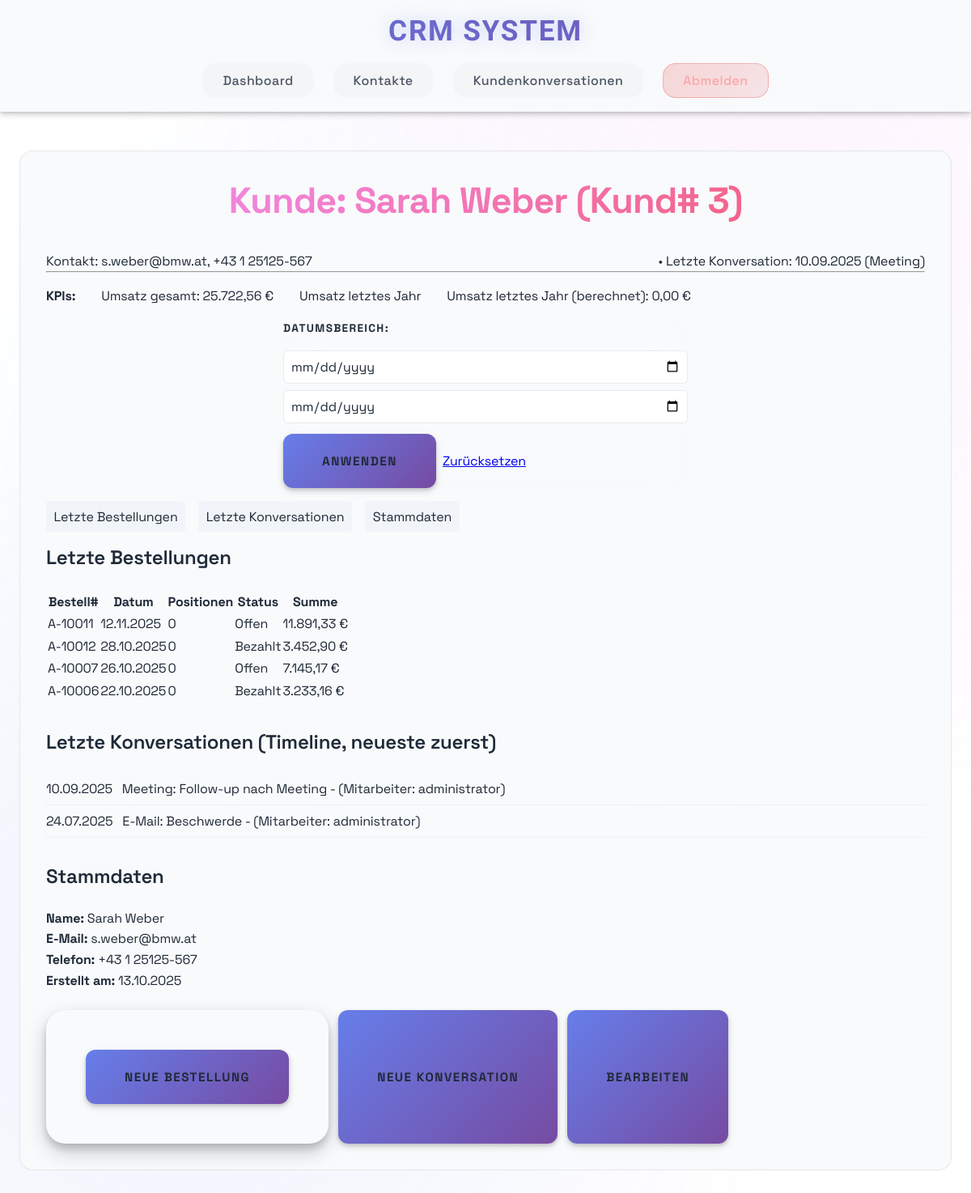
Before: /customers/3 (signed in) with the older database file.
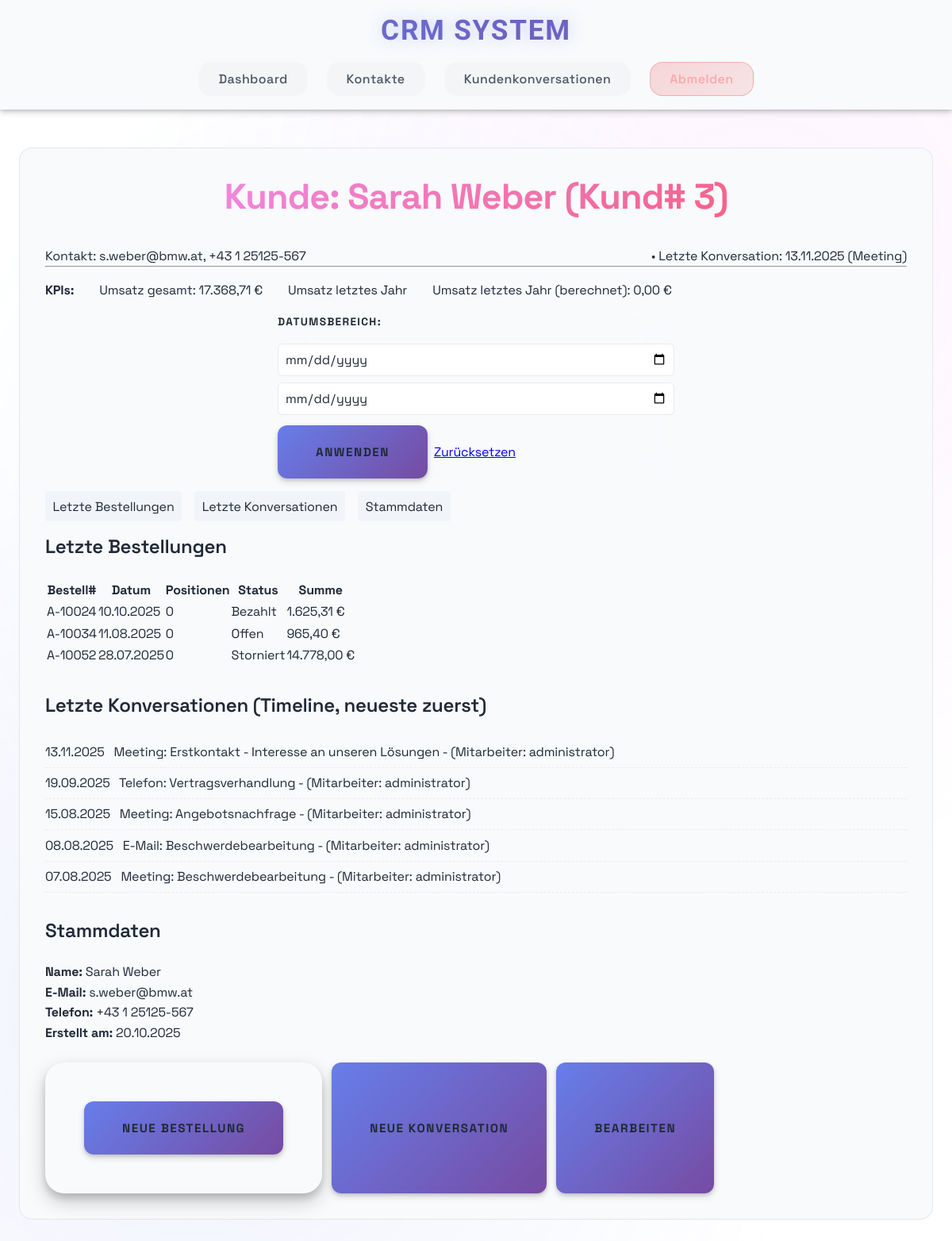
After: the same page with the newer database file.
### models.py (models this page shows)
class Conversation(db.Model):
    __tablename__ = "conversations"
    id = db.Column(Integer, primary_key=True, autoincrement=True)
    customer_id = db.Column(Integer, ForeignKey("customers.id", ondelete="CASCADE"), nullable=False)
    user_id = db.Column(Integer, ForeignKey("users.id"))
    channel = db.Column(
        SAEnum("Telefon", "E-Mail", "Meeting", "Chat", name="conversation_channel", native_enum=False, create_constraint=True, validate_strings=True),
        nullable=False,
    )
    subject = db.Column(String(255))
    notes = db.Column(Text)
    conversation_time = db.Column(DateTime, nullable=False)
    customer = db.relationship("Customer", back_populates="conversations")
    user = db.relationship("User", back_populates="conversations")
    __table_args__ = (
        Index("idx_conversations_time", "conversation_time"),
        Index("idx_conversations_customer_time", "customer_id", "conversation_time"),
    )

class Order(db.Model):
    __tablename__ = "orders"
    id = db.Column(Integer, primary_key=True, autoincrement=True)
    customer_id = db.Column(Integer, ForeignKey("customers.id", ondelete="CASCADE"), nullable=False)
    order_date = db.Column(DateTime, nullable=False)
    status = db.Column(
        SAEnum("Offen", "Bezahlt", "Storniert", name="order_status", native_enum=False, create_constraint=True, validate_strings=True),
        nullable=False,
        default="Offen",
    )
    total_amount = db.Column(Numeric(10, 2), nullable=False)
    customer = db.relationship("Customer", back_populates="orders")
    items = db.relationship("OrderItem", back_populates="order", cascade="all, delete-orphan")
    __table_args__ = (
        Index("idx_orders_date", "order_date"),
        Index("idx_orders_customer_date", "customer_id", "order_date"),
    )

class User(db.Model):
    __tablename__ = "users"
    id = db.Column(Integer, primary_key=True, autoincrement=True)
    name = db.Column(String(100), nullable=False)
    email = db.Column(String(255), unique=True)
    password_hash = db.Column(String(255))
    role = db.Column(
        SAEnum("Schüler", "Lehrer", "Admin", name="user_role", native_enum=False, create_constraint=True, validate_strings=True),
        nullable=True,
        default="Schüler",
    )
    conversations = db.relationship("Conversation", back_populates="user")

class Customer(db.Model):
    __tablename__ = "customers"
    id = db.Column(Integer, primary_key=True, autoincrement=True)
    first_name = db.Column(String(100), nullable=False)
    last_name = db.Column(String(100), nullable=False)
    email = db.Column(String(255), unique=True)
    phone = db.Column(String(50))
    created_at = db.Column(DateTime, default=datetime.utcnow, nullable=False)
    orders = db.relationship("Order", back_populates="customer", cascade="all, delete-orphan")
    conversations = db.relationship("Conversation", back_populates="customer", cascade="all, delete-orphan")

### app.py (the view)
@app.route('/customers/<int:customer_id>')
@login_required
def customer_detail(customer_id):
    from datetime import datetime, timedelta
    from sqlalchemy import func
    customer = Customer.query.get_or_404(customer_id)
    start_str = request.args.get('start')
    end_str = request.args.get('end')
    start_dt = None
    end_dt = None
    try:
        if start_str:
            start_dt = datetime.fromisoformat(start_str)
        if end_str:
            end_dt = datetime.fromisoformat(end_str)
            end_dt = end_dt + timedelta(hours=23, minutes=59, seconds=59)
    except Exception:
        start_dt = None
        end_dt = None
    orders_query = Order.query.filter_by(customer_id=customer.id)
    if start_dt:
        orders_query = orders_query.filter(Order.order_date >= start_dt)
    if end_dt:
        orders_query = orders_query.filter(Order.order_date <= end_dt)
    recent_orders = orders_query.order_by(Order.order_date.desc()).limit(10).all()
    total_query = db.session.query(func.coalesce(func.sum(Order.total_amount), 0)).filter(Order.customer_id == customer.id)
    if start_dt:
        total_query = total_query.filter(Order.order_date >= start_dt)
    if end_dt:
        total_query = total_query.filter(Order.order_date <= end_dt)
    total_revenue = float(total_query.scalar() or 0)
    now = datetime.now()
    last_year_start = datetime(now.year - 1, 1, 1)
    last_year_end = datetime(now.year - 1, 12, 31, 23, 59, 59)
    last_year_query = db.session.query(func.coalesce(func.sum(Order.total_amount), 0)).filter(Order.customer_id == customer.id, Order.order_date >= last_year_start, Order.order_date <= last_year_end)
    revenue_last_year = float(last_year_query.scalar() or 0)
    conversations_list = Conversation.query.filter_by(customer_id=customer.id).order_by(Conversation.conversation_time.desc()).limit(10).all()
    last_conversation = Conversation.query.filter_by(customer_id=customer.id).order_by(Conversation.conversation_time.desc()).first()
    return render_template('customer_detail.html',
                           customer=customer,
                           recent_orders=recent_orders,
                           conversations_list=conversations_list,
                           total_revenue=total_revenue,
                           revenue_last_year=revenue_last_year,
                           last_conversation=last_conversation,
                           start=start_str,
                           end=end_str)

### app.py (called while the page is built)
def format_currency(amount):
    if amount is None:
        return '0,00 €'
    return f"{amount:,.2f} €".replace(',', 'X').replace('.', ',').replace('X', '.')

def format_date(date_obj, with_time=False):
    if not date_obj:
        return 'N/A'
    if with_time:
        return date_obj.strftime('%d.%m.%Y %H:%M')
    return date_obj.strftime('%d.%m.%Y')

@app.template_filter('currency')
def currency_filter(amount):
    return format_currency(amount)

@app.template_filter('date')
def date_filter(date_obj):
    return format_date(date_obj)

def login_required(f):
    @wraps(f)
    def decorated_function(*args, **kwargs):
        if 'user_id' not in session:
            flash('Bitte loggen Sie sich zuerst ein')
            return redirect(url_for('index'))
        return f(*args, **kwargs)
    return decorated_function

### templates/customer_detail.html (shortened to what the changed rows need)
{% extends "base.html" %}
{% block content %}
<div class="detail-card">
    <h2>Kunde: {{ customer.first_name }} {{ customer.last_name }} (Kund# {{ customer.id }})</h2>
    <div class="detail-row">
        <div class="contact-inline">
            Kontakt: {{ customer.email or '—' }}, {{ customer.phone or '—' }}
        </div>
        <div class="last-contact-inline">
            {% if last_conversation %}
                • Letzte Konversation: {{ last_conversation.conversation_time|date }} ({{ last_conversation.channel }})
            {% else %}
                • Keine Konversation vorhanden
            {% endif %}
        </div>
    </div>
    <hr>
    <div class="kpis">
        <div><strong>KPIs:</strong></div>
        <div>Umsatz gesamt: {{ total_revenue|currency }}</div>
        <div>Umsatz letztes Jahr</div>
        <div>Umsatz letztes Jahr (berechnet): {{ revenue_last_year|currency }}</div>
    </div>
    <form method="GET" action="{{ url_for('customer_detail', customer_id=customer.id) }}" class="date-range-form">
        <label>Datumsbereich:</label>
        <input type="date" name="start" value="{{ start or '' }}">
        <input type="date" name="end" value="{{ end or '' }}">
        <button type="submit" class="btn btn-primary">Anwenden</button>
        <a class="btn btn-secondary" href="{{ url_for('customer_detail', customer_id=customer.id) }}">Zurücksetzen</a>
    </form>
    <div class="tabs">
        <a href="#orders" class="tab">Letzte Bestellungen</a>
        <a href="#contacts" class="tab">Letzte Konversationen</a>
        <a href="#master" class="tab">Stammdaten</a>
    </div>
    <section id="orders">
        <h3>Letzte Bestellungen</h3>
        <div class="table-container">
            <table class="data-table">
                <thead>
                    <tr>
                        <th>Bestell#</th>
                        <th>Datum</th>
                        <th>Positionen</th>
                        <th>Status</th>
                        <th>Summe</th>
                    </tr>
                </thead>
                <tbody>
                    {% for order in recent_orders %}
                    <tr>
                        <td>{{ 'A-' ~ (10000 + order.id) }}</td>
                        <td>{{ order.order_date|date }}</td>
                        <td>{{ order.items|length }}</td>
                        <td>{{ order.status }}</td>
                        <td>{{ order.total_amount|currency }}</td>
                    </tr>
                    {% else %}
                    <tr>
                        <td colspan="5" class="empty-state">Keine Bestellungen gefunden.</td>
                    </tr>
                    {% endfor %}
                </tbody>
            </table>
        </div>
    </section>
    <section id="contacts" style="margin-top:2rem;">
        <h3>Letzte Konversationen (Timeline, neueste zuerst)</h3>
        <ul class="timeline">
            {% for c in conversations_list %}
            <li>
                {{ c.conversation_time|date }} &nbsp; {{ c.channel }}: {{ c.subject or c.notes[:60] }} {% if c.user %} - (Mitarbeiter: {{ c.user.name }}){% endif %}
            </li>
            {% else %}
            <li>Keine Konversationen gefunden.</li>
            {% endfor %}
        </ul>
    </section>
    <section id="master" style="margin-top:2rem;">
        <h3>Stammdaten</h3>
        <div><strong>Name:</strong> {{ customer.first_name }} {{ customer.last_name }}</div>
        <div><strong>E-Mail:</strong> {{ customer.email or '-' }}</div>
        <div><strong>Telefon:</strong> {{ customer.phone or '-' }}</div>
        <div><strong>Erstellt am:</strong> {{ customer.created_at|date }}</div>
    </section>
    <div class="actions" style="margin-top:1.5rem; display:flex; gap:0.75rem;">
        <form method="POST" action="{{ url_for('create_order') }}" style="display:inline-block; margin:0;">
        </form>
        <button type="button" class="btn btn-primary" onclick="showAddConversationForm()">Neue Konversation</button>
        <button type="button" class="btn btn-secondary" onclick="showEditCustomerForm()">Bearbeiten</button>
    </div>
</div>
{% endblock %}

Changed rows visible on the page:
no longer on this page (row edited): Conversation: conversation_time "10.09.2025", channel "Meeting", subject "Follow-up nach Meeting", user.name "administrator"
no longer on this page (row edited): Order: id "A-10011", order_date "12.11.2025", items|length "0", status "Offen", total_amount "11.891,33 €"
no longer on this page (row edited): Order: id "A-10012", order_date "28.10.2025", items|length "0", status "Bezahlt", total_amount "3.452,90 €"
no longer on this page (row edited): Order: id "A-10007", order_date "26.10.2025", items|length "0", status "Offen", total_amount "7.145,17 €"
no longer on this page (row edited): Order: id "A-10006", order_date "22.10.2025", items|length "0", status "Bezahlt", total_amount "3.233,16 €"
no longer on this page (row edited): Conversation: conversation_time "24.07.2025", channel "E-Mail", subject "Beschwerde", user.name "administrator"
changed Customer "Sarah": created_at "13.10.2025" → "20.10.2025"
now on this page (row edited): Conversation: conversation_time "13.11.2025", channel "Meeting", subject "Erstkontakt - Interesse an unseren Lösungen", user.name "administrator"
added Order: id "A-10024", order_date "10.10.2025", items|length "0", status "Bezahlt", total_amount "1.625,31 €"
added Order: id "A-10034", order_date "11.08.2025", items|length "0", status "Offen", total_amount "965,40 €"
added Order: id "A-10052", order_date "28.07.2025", items|length "0", status "Storniert", total_amount "14.778,00 €"
added Conversation: conversation_time "19.09.2025", channel "Telefon", subject "Vertragsverhandlung", user.name "administrator"
added Conversation: conversation_time "15.08.2025", channel "Meeting", subject "Angebotsnachfrage", user.name "administrator"
added Conversation: conversation_time "08.08.2025", channel "E-Mail", subject "Beschwerdebearbeitung", user.name "administrator"
now on this page (row edited): Conversation: conversation_time "07.08.2025", channel "Meeting", subject "Beschwerdebearbeitung", user.name "administrator"
Other visible differences:
{{ total_revenue|currency }}: "25.722,56 €" → "17.368,71 €"
